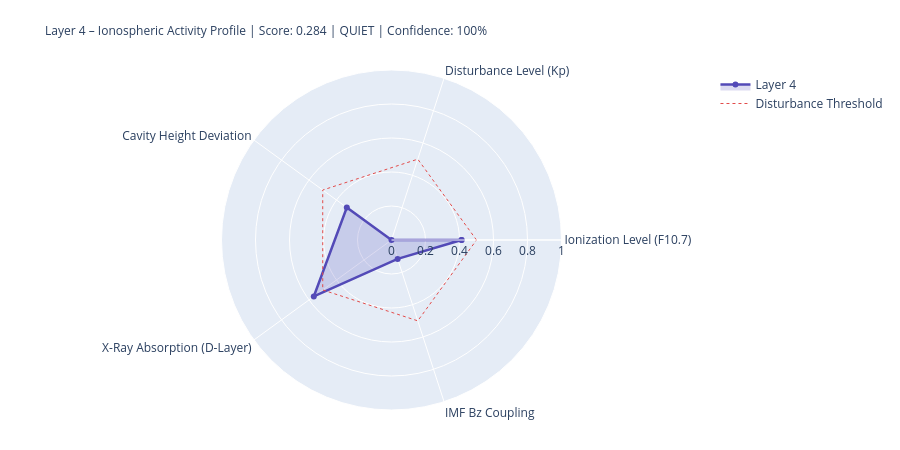

The notebook cell saved with this chart:
### Markdown cell above
---
## 4. State Assessment & Handoff to Layer 5

### Code cell
# ============================================================
# LAYER-4-SCORE
# ============================================================

COMPONENTS = {
    'Ionization Level (F10.7)':    {'score': ioniz,       'source': 'primary' if f107_now else 'from_layer0', 'dynamic': True},
    'Disturbance Level (Kp)':          {'score': disturb,     'source': 'primary' if kp_now   else 'from_layer0', 'dynamic': True},
    'Cavity Height Deviation':    {'score': h_dev,       'source': 'derived',                                'dynamic': True},
    'X-Ray Absorption (D-Layer)':{'score': xray_ioniz,  'source': 'primary' if xray_now else 'missing',     'dynamic': True},
    'IMF Bz Coupling':             {'score': bz_coupling, 'source': 'primary' if bz_now   else 'from_layer0', 'dynamic': True},
}

available    = {k: v['score'] for k, v in COMPONENTS.items() if v['score'] is not None}
unavailable  = [k for k, v in COMPONENTS.items() if v['score'] is None]
layer4_score = round(sum(available.values()) / len(available), 4) if available else None
confidence   = round(len(available) / len(COMPONENTS), 2)
level = ('unknown' if layer4_score is None
         else 'quiet'   if layer4_score < 0.3
         else 'moderate' if layer4_score < 0.6
         else 'active')
dominant_l4 = max(available, key=available.get) if available else 'none'

# Resonance delta for Schumann SR-1
sr1_ref = schumann_freq(1, 80.0)
sr1_now = schumann_freq(1, h_eff)
sr1_delta_mhz = (sr1_now - sr1_ref) * 1000

# Propagation conditions
prop_cond = ('disturbed'   if kp_val > 4
             else 'unsettled' if kp_val > 2
             else 'normal')
if xray_class in ['X', 'M']:
    prop_cond = 'Radio-Blackout moeglich'

W = 68
print('=' * W)
print('LAYER 4 – IONOSPHERE – STATE ASSESSMENT')
print('=' * W)
for name, comp in COMPONENTS.items():
    s = comp['score']
    if s is not None:
        bar = '█' * int(s * 20) + '░' * (20 - int(s * 20))
        print(f'  {name:<36} {bar}  {s:.3f}  [{comp["source"]}]')
    else:
        print(f'  {name:<36} {"─" * 20}  n/a   [missing]')
print('-' * W)
print(f'  Score:          {layer4_score:.3f}  ({len(available)}/{len(COMPONENTS)} components)')
print(f'  Confidence:     {confidence:.0%}')
print(f'  Level:          {level.upper()}')
print(f'  Dominant:       {dominant_l4}')
print(f'  Cavity height:  {h_eff:.1f} km  (Ref: 80.0 km)')
print(f'  SR-1:           {sr1_now:.3f} Hz  (Δ {sr1_delta_mhz:+.1f} mHz vs. ref)')
print(f'  Propagation:    {prop_cond}')
print(f'  X-Ray:          {xray_class}-class  ({xray_now:.2e} W/m²)' if xray_now else '  X-Ray:          n/a')
print('=' * W)

# Radar
cats   = list(available.keys())
vals_r = list(available.values())
if len(cats) >= 3:
    fig = go.Figure()
    fig.add_trace(go.Scatterpolar(
        r=vals_r + [vals_r[0]], theta=cats + [cats[0]],
        fill='toself', fillcolor='rgba(83,74,183,0.20)',
        line=dict(color='#534AB7', width=2.5), name='Layer 4'
    ))
    fig.add_trace(go.Scatterpolar(
        r=[0.5] * (len(cats)+1), theta=cats + [cats[0]],
        line=dict(color='#E24B4A', dash='dot', width=1),
        mode='lines', name='Disturbance Threshold'
    ))
    fig.update_layout(
        title=dict(
            text=f'Layer 4 – Ionospheric Activity Profile | Score: {layer4_score:.3f} | {level.upper()} | Confidence: {confidence:.0%}',
            font=dict(size=12)
        ),
        polar=dict(radialaxis=dict(visible=True, range=[0, 1])),
        height=450, showlegend=True,
        margin=dict(l=80, r=80, t=70, b=40)
    )
    fig.show()

### Figure 1 — Plotly figure (JSON) as saved in the notebook; plotly's stock layout.template omitted (floating-point values rounded to 4 significant figures)
{"data": [{"fill": "toself", "fillcolor": "rgba(83,74,183,0.20)", "line": {"color": "#534AB7", "width": 2.5}, "name": "Layer 4", "r": [0.412, 0.0, 0.325, 0.565, 0.117, 0.412], "theta": ["Ionization Level (F10.7)", "Disturbance Level (Kp)", "Cavity Height Deviation", "X-Ray Absorption (D-Layer)", "IMF Bz Coupling", "Ionization Level (F10.7)"], "type": "scatterpolar"}, {"line": {"color": "#E24B4A", "dash": "dot", "width": 1}, "mode": "lines", "name": "Disturbance Threshold", "r": [0.5, 0.5, 0.5, 0.5, 0.5, 0.5], "theta": ["Ionization Level (F10.7)", "Disturbance Level (Kp)", "Cavity Height Deviation", "X-Ray Absorption (D-Layer)", "IMF Bz Coupling", "Ionization Level (F10.7)"], "type": "scatterpolar"}], "layout": {"height": 450, "margin": {"b": 40, "l": 80, "r": 80, "t": 70}, "polar": {"radialaxis": {"range": [0, 1], "visible": true}}, "showlegend": true, "title": {"font": {"size": 12}, "text": "Layer 4 – Ionospheric Activity Profile | Score: 0.284 | QUIET | Confidence: 100%"}}}
